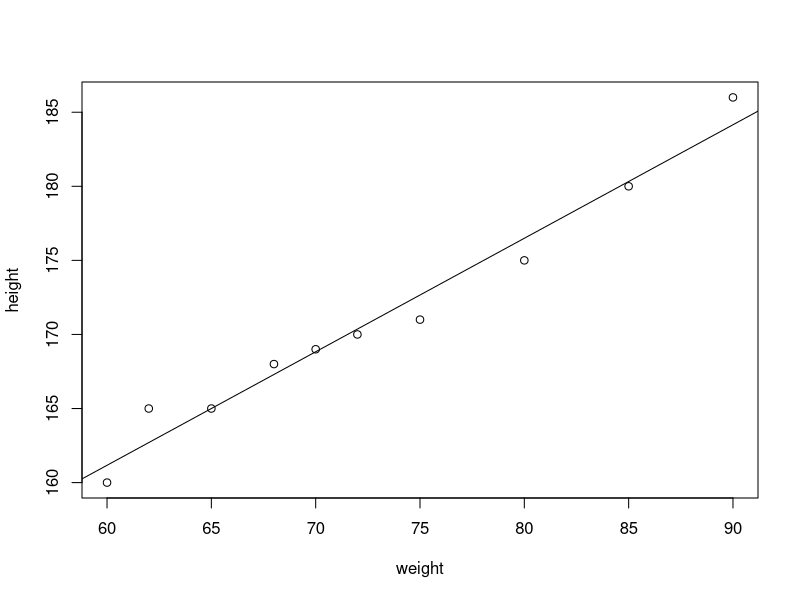

Source code (R):
height <- c(175, 168, 170, 171, 169, 165, 165, 160, 180, 186)
weight <- c(80, 68, 72, 75, 70, 65, 62, 60, 85, 90)

model <- lm(formula = height ~ weight, x=TRUE, y=TRUE)
model

model <- lm(height ~ weight)
summary(model)

plot(weight, height)
abline(model)